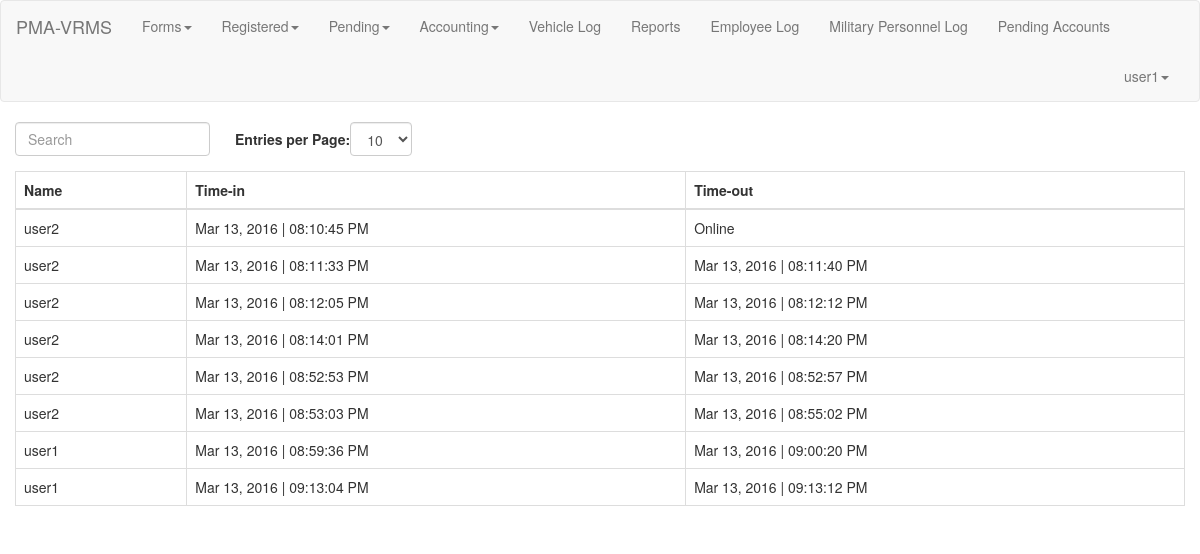
The app's page /pma-vrmsAdmin/login/logbook_page.php (signed in), older data.
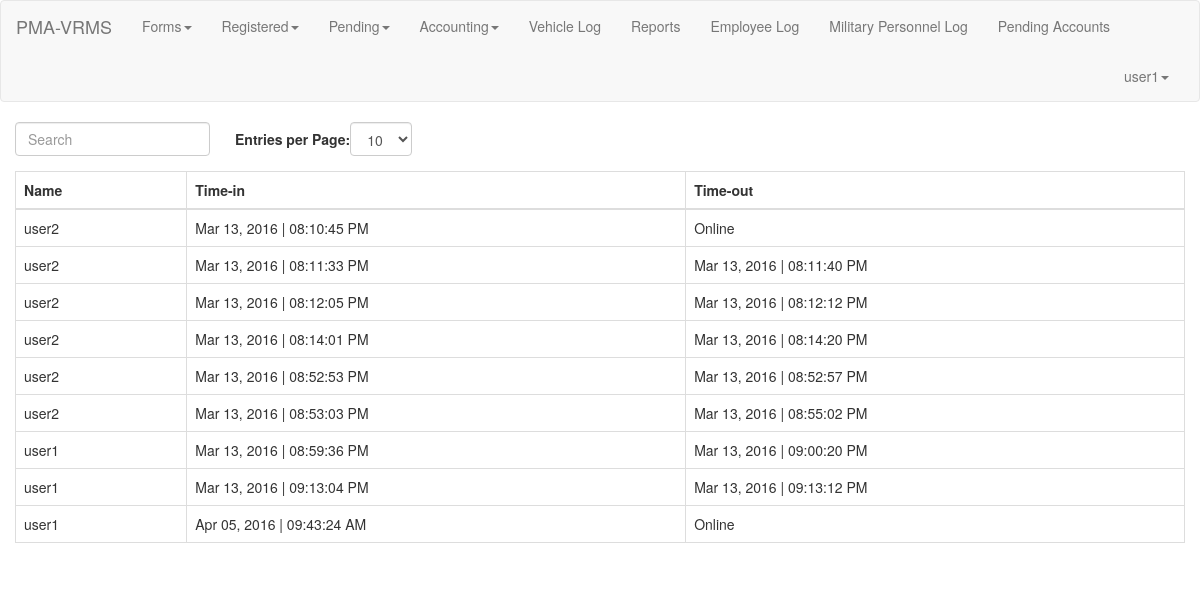
The same page, newer data.
### tables this page shows
CREATE TABLE IF NOT EXISTS `admin_logs` (
  `id` int(11) NOT NULL AUTO_INCREMENT,
  `time_in` datetime NOT NULL,
  `time_out` datetime NOT NULL,
  `user_id` int(11) NOT NULL,
  PRIMARY KEY (`id`)
);

### pma-vrmsAdmin/login/session.php (called while the page is built, shortened)
<?php
	$dbc = mysqli_connect('localhost', 'root', '', 'pma-vrms');
	$user_check = $_SESSION['login_user'];
	$query = "SELECT username from admin_users
				WHERE username='$user_check'";
	$result = mysqli_query($dbc, $query)
				or die('Error querying database.');
	$row = mysqli_fetch_assoc($result);
	$login_session = $row['username'];
?>

### pma-vrmsAdmin/login/logbook_logic.php (called while the page is built, shortened)
<?php
		$handler = mysqli_connect('localhost', 'root', '', 'pma-vrms');
		$query = 'SELECT admin_users.username, admin_logs.time_in, admin_logs.time_out
					FROM admin_logs JOIN admin_users
					WHERE admin_users.id = admin_logs.user_id
					ORDER BY admin_logs.time_in';
		$result = mysqli_query($handler, $query);
		$record = array();
?>

### pma-vrmsAdmin/login/logbook_page.php (the view, shortened to what this page needs)
<?php
include('session.php');
?>
<!DOCTYPE html>
<html>
<head>
	<link rel="stylesheet" href="bootstrap/css/bootstrap.min.css">
	<link rel="stylesheet" href="bootstrap/css/font-awesome.min.css">
	<link rel="stylesheet" href="bootstrap/css/jquery.bdt.css">
	<link rel="stylesheet" type="text/css" href="css/fieldset.css">
</head>
<body>
	<nav class="navbar navbar-default">
		<div class="container-fluid">
			<div class="navbar-header">
				<a class="navbar-brand" href="index.php">PMA-VRMS</a>
			</div>
			<ul class="nav navbar-nav">
				<li class="drop-down">
					<a class="drop-down toggle" data-toggle="dropdown" href="#">Forms<span class="caret"></span></a>
				</li>
				<li class="drop-down">
					<a class="drop-down toggle" data-toggle="dropdown" href="#">Registered<span class="caret"></span></a>
				</li>
				<li>
					<a class="drop-down toggle" data-toggle="dropdown" href="#">Pending<span class="caret"></span></a>
				</li>
				<li>
					<a class="drop-down toggle" data-toggle="dropdown" href="#">Accounting<span class="caret"></span></a>
				</li>
				<li><a href="../vehicleLog.php">Vehicle Log</a></li>
				<li><a href="../reports.php">Reports</a></li>
				<li><a href="logbook_page.php">Employee Log</a></li>
				<li><a href="../militaryPersonnelLog.php">Military Personnel Log</a></li>
				<li><a href="pending_accounts_page.php">Pending Accounts</a></li>
			</ul>
			<ul class="nav navbar-nav pull-right">
				<li class="drop-down">
					<a class="drop-down toggle" data-toggle="dropdown" href=""><?php echo $login_session; ?><span class="caret"></span></a>
				</li>
			</ul>
		</div>
	</nav>
	<div class="container">
		<div class="row">
		<table class="table table-bordered table-hover" id="bootstrap-table">
				<thead>
					<th>Name</th>
					<th>Time-in</th>
					<th>Time-out</th>
				</thead>
				<tbody>
					<?php
					require_once('logbook_logic.php');
					foreach($record as $rec){
						$date_time_in = date_format(date_create($rec['time_in']), 'M d, Y | h:i:s A');
						$date_time_out = $rec['time_out'] === '0000-00-00 00:00:00' ? 'Online' : date_format(date_create($rec['time_out']), 'M d, Y | h:i:s A');
						echo <<<REC
						<tr>
							<td>$rec[username]</td>
							<td>$date_time_in</td>
							<td>$date_time_out</td>
						</tr>
REC;
					}
					?>
				</tbody>
			</table>
	</div>
</div>
</body>
</html>

Row changes from the older to the newer data that the page shows:
added admin_logs: admin_users.username "user1", time_in "Apr 05, 2016 | 09:43:24 AM", time_out "Online"
